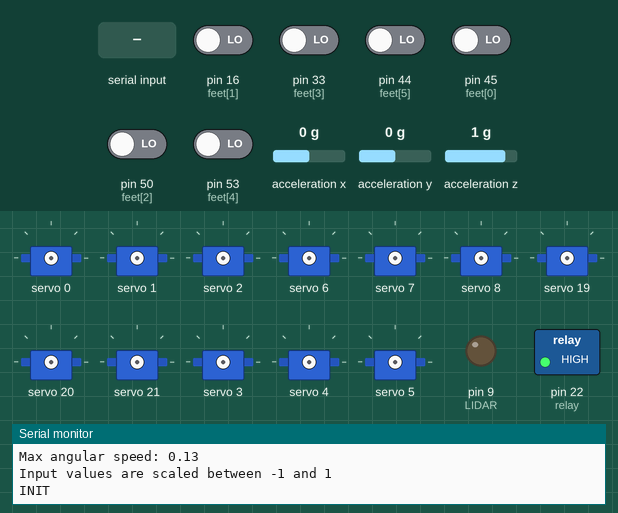
A sketch run on a simulated Arduino Mega 2560, built with avr-gcc and run on an emulated ATmega2560. On the bench: 12 × servo, switched loads named in the sketch (green lamp = pin HIGH), output pins drawn as LEDs (lit = HIGH), the last lines printed to the serial monitor. The inputs (shaded band) are chosen by the test bench; at power-on: pin 16 (feet[1]), pin 33 (feet[3]), pin 44 (feet[5]), pin 45 (feet[0]), pin 50 (feet[2]), pin 53 (feet[4]) LOW, acceleration x 0 g, acceleration y 0 g, acceleration z 1 g. Random numbers use the default seed unless the sketch sets one.

Above: at 1.3 s.
1.4 s: "1\n" received over Serial
4.4 s: "w" received over Serial
At 4.66 s:
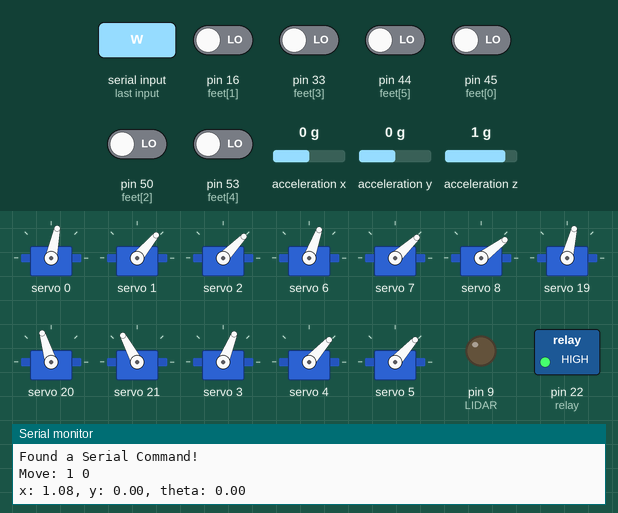
At 5.3 s:
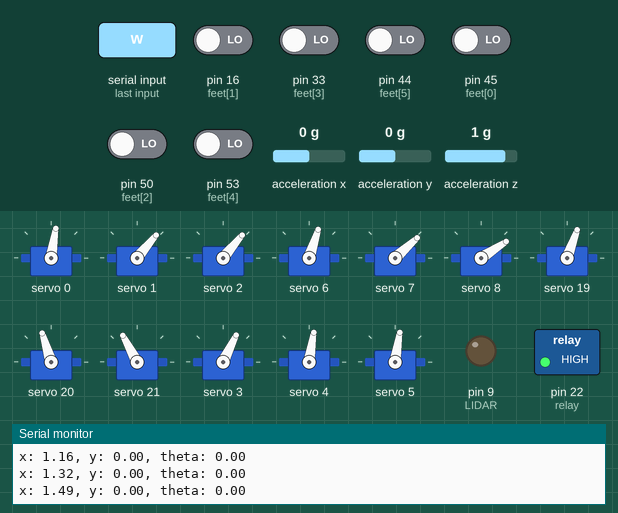
7.4 s: acceleration x set to -1.4 g
At 7.87 s:
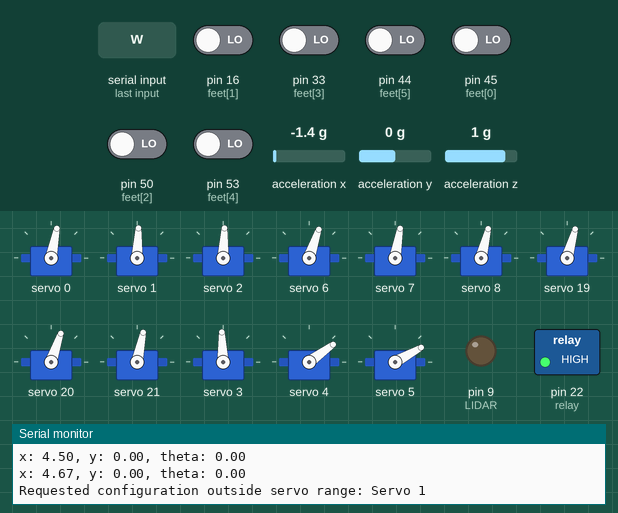
10.4 s: "e" received over Serial
13.4 s: "t90\n" received over Serial
At 14.1 s:
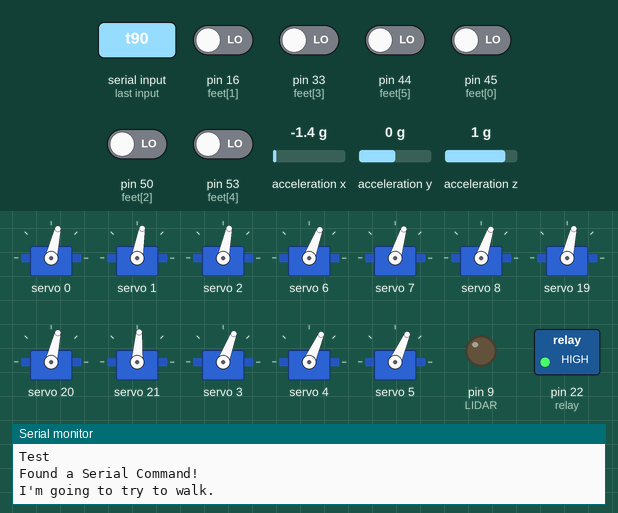
16.4 s: acceleration x set to -0.8 g
Timing chart, 0 to 65.4 s (numbered marks = the images above; inputs shaded):
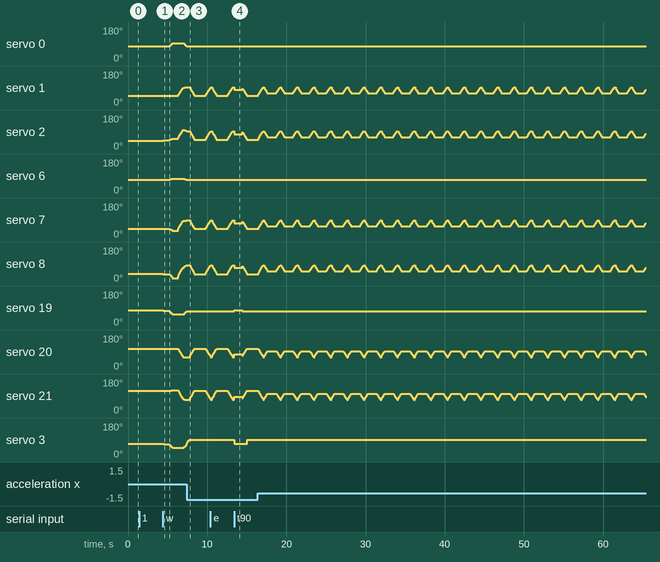

The sketch:

HexapodFlightCode.ino
```cpp
#include "Hexapod.h"

Hexapod hex = Hexapod();
enum State {NONE, STAND, SIT, WALK, GOTO, TEST, PACE, WANDER, UPDATE, DANCE};
State state = NONE;
float forward = 0;
float left = 0;
float turn = 0;

void setup() {
  Serial.begin(9600);
  Serial.println("Starting up! Please enter desired linear and angular velocities.");
  Serial.print("Max linear speed: "); Serial.println(linSpeed);
  Serial.print("Max angular speed: "); Serial.println(angSpeed);
  Serial.println("Input values are scaled between -1 and 1");
  delay(10);
  hex.init();
}

void loop() {
  // Operator input
  if (Serial.available() > 0) {
    if (STATE_VERBOSE) {Serial.println("Found a Serial Command!");}
    if (Serial.peek() == ' ') { // Stop
      if (STATE_VERBOSE) {Serial.println("Command: Stop");}
//      if (state == STAND) {
//        state = SIT;
//        Serial.println("Sit");
//      } else {
        state = STAND;
        Serial.println("Stand");
//      }
      Serial.read();
    } else if (Serial.peek() == 't') { // Test calibration
      state = TEST;
      Serial.println("Test");
      Serial.read();
    } else if (Serial.peek() == 'p') { // Pace back and forth
      state = PACE;
      hex.resetPosition();
      hex.clearWaypoints();
      hex.addDestination(12, 0);
      Serial.println("Pace");
      Serial.read();
//    } else if (Serial.peek() == 'r') { // Reset position and waypoints
//      hex.resetPosition();
//      hex.clearWaypoints();
//      Serial.read();
//    } else if (Serial.peek() == 'w') { //"Wander" mode; takes off at random, sensing cliffs and walls)
//      if (STATE_VERBOSE) {Serial.println("Command: Wander");}
//      state = WANDER;
//      hex.addWalkSteps(1, 0, -1);
//      Serial.read();

    } else if (Serial.peek() == 'a') { // Move left
      if (STATE_VERBOSE) {Serial.println("Move: 0 1");}
      state = WALK;
      forward = 0;
      turn = 0;
      left = 1;
      Serial.read();
    } else if (Serial.peek() == 's') { // Move backward
      if (STATE_VERBOSE) {Serial.println("Move: -1 0");}
      state = WALK;
      forward = -1;
      turn = 0;
      left = 0;
      Serial.read();
    } else if (Serial.peek() == 'd') { // Move right
      if (STATE_VERBOSE) {Serial.println("Move: 0 -1");}
      state = WALK;
      forward = 0;
      turn = 0;
      left = -1;
      Serial.read();
    } else if (Serial.peek() == 'w') { // Move forward
      if (STATE_VERBOSE) {Serial.println("Move: 1 0");}
      state = WALK;
      forward = 1;
      turn = 0;
      left = 0;
      Serial.read();
    } else if (Serial.peek() == 'q') { // Turn left
      if (STATE_VERBOSE) {Serial.println("Turn: 1");}
      state = WALK;
      forward = 0;
      turn = 1;
      left = 0;
      Serial.read();
    }  else if (Serial.peek() == 'e') { // Turn right
      if (STATE_VERBOSE) {Serial.println("Turn: -1");}
      state = WALK;
      forward = 0;
      turn = -1;
      left = 0;
      Serial.read();
    } else if (Serial.peek() == 'j') { // Twist left
      if (STATE_VERBOSE) {Serial.println("Twist: left");}
      state = UPDATE;
//      hex.rotateBody(0,0,-.05);
      Serial.read();
    } else if (Serial.peek() == 'l') { // Twist right
      if (STATE_VERBOSE) {Serial.println("Twist: right");}
      state = UPDATE;
//      hex.rotateBody(0,0,.05);
      Serial.read();
    } else if (Serial.peek() == 'i') { // Pitch up
      if (STATE_VERBOSE) {Serial.println("Pitch: up");}
      state = UPDATE;
//      hex.rotateBody(0,-.05,0);
      Serial.read();
    } else if (Serial.peek() == 'k') { // Pitch down
      if (STATE_VERBOSE) {Serial.println("Pitch: down");}
      state = UPDATE;
//      hex.rotateBody(0,.05,0);
      Serial.read();
    } else if (Serial.peek() == 'u') { // Roll left
      if (STATE_VERBOSE) {Serial.println("Roll: left");}
      state = UPDATE;
//      hex.rotateBody(.05,0,0);
      Serial.read();
    } else if (Serial.peek() == 'm') { // Raise lidar
      hex.tiltLidar(0);
      Serial.read();
    } else if (Serial.peek() == 'n') { // Lower lidar
      hex.tiltLidar(25);
      Serial.read();
    } else if (Serial.peek() == 'b') { // Dance!
      state = DANCE;
      Serial.read();
    } else if (Serial.peek() == 'o') { // Roll right
      if (STATE_VERBOSE) {Serial.println("Roll: right");}
      state = UPDATE;
//      hex.rotateBody(-.05,0,0);
      Serial.read();
    } /*else if (Serial.peek() == 'q') { // This is just a test
      state = FOLLOW;
      hex.resetPosition();
      hex.clearWaypoints();
      hex.addWalkSteps(1, 0, 5);
      hex.addDelay(3);
      hex.addWalkSteps(-1, 0, 5);
      Serial.read();
    } */ else {
      if (STATE_VERBOSE) {Serial.println("I'm going to try to walk.");}
      forward = Serial.parseFloat();
      turn = Serial.parseFloat();
      left = 0;
      if (abs(forward) + abs(turn) <= 100000) { // Walk
        Serial.print("Walk: ");
        Serial.print(forward);
        Serial.print(", ");
        Serial.println(turn);
        state = GOTO;
      } else { // Invalid input
        Serial.println("Invalid velocity");
      }
    }
    Serial.read();
  }

  // hex.walk(forward, turn)) {
        //Serial.println("Finding new path");
        //hex.trynewpath(2, 2);
      //Act
  if (state == WALK) {
    hex.walk(forward, left, turn);
  } else if (state == GOTO) {
    if(hex.goTo(forward, left, turn*M_PI/180) == 1) {
      Serial.println("Stopping");
      hex.stand();
      state = STAND;
    }
  } else if (state == STAND) {
    hex.stand();
  } else if (state == PACE) {
    if(hex.followWaypoint()) {
      hex.addDestination(12-hex.x, 0);
    }
  } else if (state == SIT) {
    hex.sit();
  } else if (state == TEST) {
    hex.testCalibration();
  } else if (state == DANCE) {
    hex.dance();
  } else if (state == WANDER) {
      if(hex.followWaypoint() == -1) {
        hex.clearWaypoints();
        hex.addWalkSteps(-1, 0, 3);
        hex.addWalkSteps(0, 1, random(4, 10));
        hex.addWalkSteps(1, 0, -1);
      }
  }  else if (state == UPDATE) {
  } /*else if (state == FOLLOW) {
    hex.followWaypoint();
  } */
  delay(1);
}
```

Constants.h
```cpp
#ifndef Constants_h
#define Constants_h

// Settings
const bool LEGS_VERBOSE = false; // Use for debugging leg positions
const bool LOCATION_VERBOSE = true; // Use for debugging hexapod location
const bool FEET_VERBOSE = false; // Use for debugging foot sensors
const bool IR_VERBOSE = false; // Use for debugging IR sensor data
const bool ACCEL_VERBOSE = false; // Use for debugging accelerometer data
const bool STATE_VERBOSE = true; // Debug main states in flight code

const bool DETECT_WALLS = false; // Use IRs to avoid walls
const bool DETECT_SLOPES = true; // Use accelerometer to adjust CoM
const bool DETECT_CLIFFS = false; // Use foot sensor to avoid falling
const bool ROUGH_TERRAIN = false; // Use foot sensor to cross rough terrain

// Waypoint types
const int WAYPOINT_STAND = 0; // Stand
const int WAYPOINT_SIT = -1; // Sit
const int WAYPOINT_INFINITE = -2; // Walk indefinitely with given gait
const int WAYPOINT_DESTINATION = -3; // Walk to given coordinates
const int WAYPOINT_DELAY = -4; // Wait for a given time interval

// Gait parameters
const float ground0 = -6.75; //-8.25; // Height of ground relative to body (in)
const float clearance0 = 2; // Height of raised leg relative to ground (in)
const float DX = 2/2; // Half of the forward step distance (in)
const float DY = 2/2; // Half of the sideways step distance (in)
const float roffset = 3.2; // Radial distance of feet from first joint (in)
const float DTHETA = M_PI/12/2; // Half of the angular step angle (rad)
const float yoffset = 3.5; // Horizontal distance of feet from body (in)
const int stepDuration = 1000; // Time duration of a step (ms)
const int TILT_THRESHOLD = 3; // Max allowed horizontal acceleration (m/s^2)
const int FILTER_LENGTH = 10; // Number of accelerometer values to average
const int IR_THRESHOLD = 28; // Distance seen by IR sensor to make it stop (cm)
const int LIDAR_TILT_OFFSET = -95;
const int LIDAR_MAX_ANGLE = 60;

const float SPEED = .003; // Max linear speed (in/ms)
const float STABILITY_MARGIN = 0.25; // Normalized distance between CoM and center of tripod

// Derived gait parameters
const float linSpeed = DX*1000/stepDuration; // Max linear speed (in/s)
const float angSpeed = DTHETA*1000/stepDuration; // Max angular speed (rad/s)

// Pins
const int relay = 22;
const int servos[6][3] = {{0, 1, 2},
                          {3, 4, 5},
                          {6, 7, 8},
                          {16, 17, 18},
                          {19, 20, 21},
                          {22, 23, 24}}; // [leg 1-6][servo A-C]
const int LIDAR = 9;
const int LIS3DH_CLK = 13;
const int LIS3DH_MISO = 12;
const int LIS3DH_MOSI = 11;
const int LIS3DH_CS = 10;
const int irRpin = A15;
const int feet[] = {45,16,50,33,53,44};

// Servo properties
const String labels[] = {"A", "B", "C"};
const int N = 3; // number of servos
const int minLimits[] = {0, 40, 0};
const int maxLimits[] = {180, 180, 120};
const float servoSpeed = 2; // inches per second of end effector
const int offsets[6][3] = {{0, -3, -1},
                           {10, 13, 13},
                           {10, 5, 8},
                           {-5, 10, 9},
                           {0, 0, 10},
                           {-2, 8, 6}}; // (actual - desired) servo angle

// Servo PWM to angle conversion factors
const int ANGLEMIN = 0; // minimum servo angle in degrees
const int ANGLEMAX = 180; // maximum servo angle in degrees
const int SERVOMIN = 140; // minimum pwm pulse length count (out of 4096)
const int SERVOMAX = 520; // maximum pwm pulse length count (out of 4096)

// Frame geometry
const float R = 5.35; // Distance from center to Servo A (in)
const float L1 = 1.12; // Distance from Servo A to Servo B (in)
const float L2 = 2.24; // Distance from Servo B to Servo C (in)
const float L3 = 5.44; //7;//5;//4.84; // Distance from Servo C to end effector (in)

#endif
```

Hexapod.h
```cpp
#ifndef Hexapod_h
#define Hexapod_h

#include "Arduino.h"
#include "Constants.h"
#include <Adafruit_PWMServoDriver.h>
#include <Adafruit_LIS3DH.h>
#include <Adafruit_Sensor.h>
#include <Wire.h>
#include <SPI.h>
#include <SharpIR.h>

class Hexapod {
  public:
    // Initialize pin modes and servo shield
    void init();

    // Add a walk command to the end of the waypoint list
    int addWalkSteps(float forward, float turn, int steps);

    // Add a destination to the end of the waypoint list
    int addDestination(float x, float y);

    // Add a delay command in seconds to the end of the waypoint list
    int addDelay(float duration);

    // Add a new desired waypoint to the end of the list
    int addWaypoint(float x, float y, int type);

    // Remove all waypoints
    void clearWaypoints();

    // Walk toward the next waypoint
    // Returns 1 if waypoint reached, -1 if obstacle encountered, 0 otherwise
    int followWaypoint();

    // Set current position to new origin
    void resetPosition();

    // Called iteratively to move the hexapod in the given direction
    bool walk(float vx, float vy, float vtheta);

    // Called iteratively to move the hexapod to the given coordinates
    // Returns true if target position reached
    bool goTo(float x2, float y2, float theta2);

    // Convert from hexapod to world frames
    float hexToWorld(float xval, float yval, bool returnx);

    // Convert from world to hexapod frames
    float worldToHex(float xval, float yval, bool returnx);

    // Incrementally move a foot triangle by given displacement
    bool moveTripod(float dx, float dy, float dz, float dtheta, bool even, bool ignoreLimits);

    // Levels the hexapod body relative to the ground
    // Returns false if position is unreachable
    bool levelBody(float pitch, float roll);

    // Determine midpoint of tripod
    void getCentroid(bool even, float* centroid);

    // Adjust radius and angle offset of a raised foot triangle
    // Positive angle = space legs closer horizontally
    bool resizeTripod(float radius, float angle, bool even);

    // Resets a tripod to default stance, centered at (x0, y0, z0)
    void resetTripod(float x0, float y0, float z0, bool even);

    // Mimic accelerometer motion
    void dance();

    // Lower the hexapod to the ground
    void sit();

    // Stand with all 6 legs on the ground
    void stand();

    // Move all servos to 90 degrees
    void testCalibration();

    // Move all 3 servos of a leg to position the end effector
    // Return false if given position is out of range
    bool moveLegToPosition(float x, float y, float z, int leg);

    // Determine current leg position (in) relative to hexapod center
    void getCurrentPosition(int leg, float* pos);

    // Determine whether leg can move to a given position
    bool isPositionValid(float x, float y, float z, int leg);

    // Determine position (in) relative to hexapod center from servo angles (deg)
    void getPosition(float a, float b, float c, int leg, float* pos);

    // Determine servo angles (deg) from position relative to hexapod center (in)
    void getAngles(float x, float y, float z, int leg, int* angles);

    // Move all 3 servos of a leg to a given state
    void moveLeg(int *angles, int leg);

    // Move a specified servo to a given angle in degrees
    void moveServo(int value, int leg, int servo);

    // Convert angle in degrees to PWM pulse length
    int pulseLength(int angle, int leg, int servo);

    // Rotate lidar servo to angle in degrees below horizontal
    int tiltLidar(int angle);

    // Determine {x,y,z} acceleration in m/s^2
    void getAccel(float *acceleration);

    //sample IR sensors
    int sampleIR();

    // Hexapod coordinates foward (in), left(in), and CCW (rad)
    float x = 0, y = 0, theta = 0;

    Adafruit_PWMServoDriver pwm1 = Adafruit_PWMServoDriver();
    Adafruit_PWMServoDriver pwm2 = Adafruit_PWMServoDriver(0x41);
    Adafruit_LIS3DH accel = Adafruit_LIS3DH(LIS3DH_CS, LIS3DH_MOSI, LIS3DH_MISO, LIS3DH_CLK);
//    Adafruit_LIS3DH accel = Adafruit_LIS3DH(); // I2C
    SharpIR IR_r = SharpIR(SharpIR::GP2Y0A21YK0F, irRpin);
};

#endif
```

Source omitted: Hexapod.cpp (24644 bytes)

Measured:
- after the input at 4.4 s, servo 0: rises from 77° to 95° in 1.1 s, then falls to 81° in 1.8 s; servo 2: rises from 45° to 101° in 2.5 s, then falls to 96° in 0.41 s
- after the input at 13.4 s, servo 0: 79° → 77° at once, → 79° 1.0 s later; servo 6: 71° → 69° at once, → 71° 1.0 s later; servo 19: 74° → 77° at once, → 74° 1.0 s later; servo 3: 92° → 69° at once, → 92° 1.6 s later
